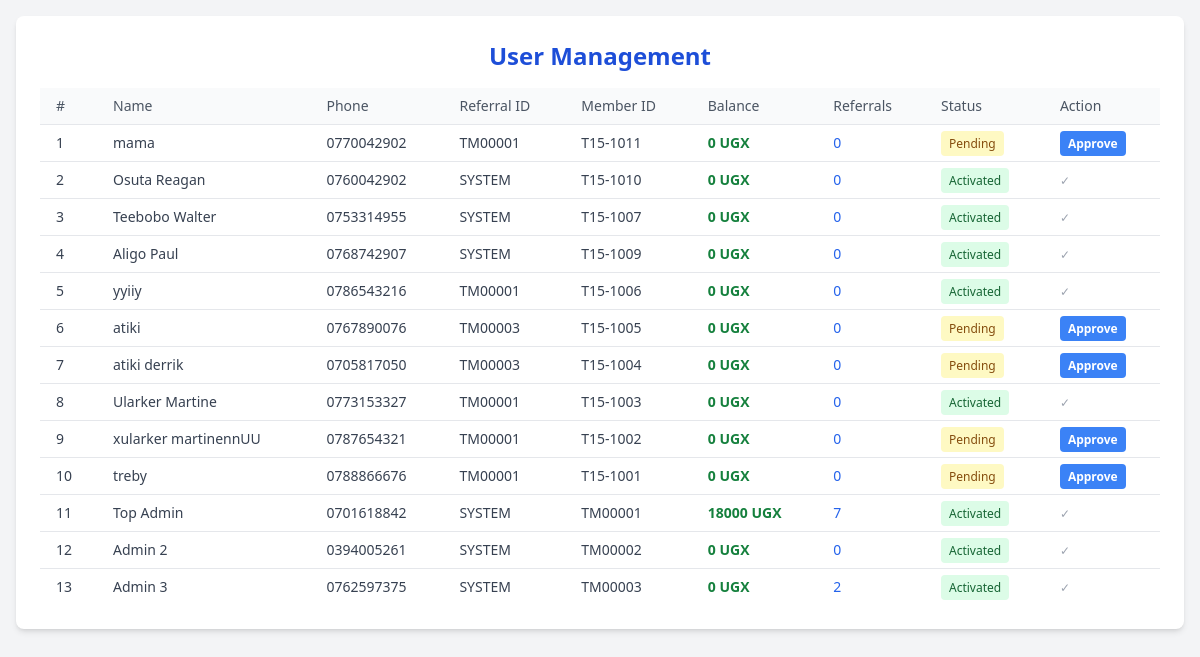
The app's page /admin/user-management (signed in) with its own data.
### tables this page shows
CREATE TABLE users
                     (id INTEGER PRIMARY KEY AUTOINCREMENT,
                      fullname TEXT NOT NULL,
                      phone TEXT NOT NULL UNIQUE,
                      referral_id TEXT NOT NULL,
                      password TEXT NOT NULL,
                      is_active INTEGER DEFAULT 1,
                      balance INTEGER DEFAULT 0,
                      member_id TEXT UNIQUE,
                      registration_date TEXT,
                      activated_by TEXT,
                      activation_date TEXT,
                      is_admin INTEGER DEFAULT 0);

### app.py (the view)
@app.route('/admin/user-management')
@admin_login_required
def admin_user_management():
    with get_db_connection() as conn:
        c = conn.cursor()
        c.execute('''SELECT u.*, COUNT(r.referred_id) as referrals_count
                     FROM users u
                     LEFT JOIN referrals r ON u.id = r.referrer_id
                     GROUP BY u.id
                     ORDER BY u.registration_date DESC''')
        users = c.fetchall()
    return render_template('admin/users.html', users=users)

### app.py (called while the page is built)
def get_db_connection():
    conn = sqlite3.connect('team15.db')
    conn.row_factory = sqlite3.Row
    return conn

def admin_login_required(f):
    @wraps(f)
    def wrapper(*args, **kwargs):
        if 'logged_in' not in session or not session.get('is_admin'):
            flash('Admin access required', 'danger')
            return redirect(url_for('login'))
        return f(*args, **kwargs)
    return wrapper

### templates/admin/users.html (shortened to what this page needs)
<!DOCTYPE html>
<html lang="en">
<head>
  <script src="https://cdn.tailwindcss.com"></script>
</head>
<body class="bg-gray-100 p-4">
  <div class="max-w-7xl mx-auto bg-white shadow-md rounded-lg p-6">
    <h1 class="text-2xl font-bold mb-4 text-center text-blue-700">User Management</h1>
    <div class="overflow-x-auto">
      <table class="min-w-full divide-y divide-gray-200">
        <thead class="bg-gray-50">
          <tr>
            <th class="px-4 py-2 text-left text-sm font-medium text-gray-600">#</th>
            <th class="px-4 py-2 text-left text-sm font-medium text-gray-600">Name</th>
            <th class="px-4 py-2 text-left text-sm font-medium text-gray-600">Phone</th>
            <th class="px-4 py-2 text-left text-sm font-medium text-gray-600">Referral ID</th>
            <th class="px-4 py-2 text-left text-sm font-medium text-gray-600">Member ID</th>
            <th class="px-4 py-2 text-left text-sm font-medium text-gray-600">Balance</th>
            <th class="px-4 py-2 text-left text-sm font-medium text-gray-600">Referrals</th>
            <th class="px-4 py-2 text-left text-sm font-medium text-gray-600">Status</th>
            <th class="px-4 py-2 text-left text-sm font-medium text-gray-600">Action</th>
          </tr>
        </thead>
        <tbody class="bg-white divide-y divide-gray-200">
          {% for user in users %}
          <tr>
            <td class="px-4 py-2 text-sm text-gray-700">{{ loop.index }}</td>
            <td class="px-4 py-2 text-sm text-gray-700">{{ user['fullname'] }}</td>
            <td class="px-4 py-2 text-sm text-gray-700">{{ user['phone'] }}</td>
            <td class="px-4 py-2 text-sm text-gray-700">{{ user['referral_id'] }}</td>
            <td class="px-4 py-2 text-sm text-gray-700">{{ user['member_id'] }}</td>
            <td class="px-4 py-2 text-sm text-green-700 font-semibold">{{ user['balance'] }} UGX</td>
            <td class="px-4 py-2 text-sm text-blue-600">{{ user['referrals_count'] }}</td>
            <td class="px-4 py-2 text-sm">
              {% if user['is_active'] %}
                <span class="bg-green-100 text-green-800 px-2 py-1 rounded text-xs">Activated</span>
              {% else %}
                <span class="bg-yellow-100 text-yellow-800 px-2 py-1 rounded text-xs">Pending</span>
              {% endif %}
            </td>
            <td class="px-4 py-2 text-sm">
              {% if not user['is_active'] %}
                <a href="{{ url_for('admin_activate_user', user_id=user['id']) }}"
                   class="bg-blue-500 hover:bg-blue-700 text-white text-xs font-bold py-1 px-2 rounded">
                  Approve
                </a>
              {% else %}
                <span class="text-gray-400 text-xs">✓</span>
              {% endif %}
            </td>
          </tr>
          {% endfor %}
        </tbody>
      </table>
    </div>
  </div>
</body>
</html>

### records on screen
users: fullname "mama", phone "0770042902", referral_id "TM00001", member_id "T15-1011", balance "0", referrals_count "0", is_active "Pending"
users: fullname "Osuta Reagan", phone "0760042902", referral_id "SYSTEM", member_id "T15-1010", balance "0", referrals_count "0", is_active "Activated"
users: fullname "Teebobo Walter", phone "0753314955", referral_id "SYSTEM", member_id "T15-1007", balance "0", referrals_count "0", is_active "Activated"
users: fullname "Aligo Paul", phone "0768742907", referral_id "SYSTEM", member_id "T15-1009", balance "0", referrals_count "0", is_active "Activated"
users: fullname "yyiiy", phone "0786543216", referral_id "TM00001", member_id "T15-1006", balance "0", referrals_count "0", is_active "Activated"
users: fullname "atiki", phone "0767890076", referral_id "TM00003", member_id "T15-1005", balance "0", referrals_count "0", is_active "Pending"
users: fullname "atiki derrik", phone "0705817050", referral_id "TM00003", member_id "T15-1004", balance "0", referrals_count "0", is_active "Pending"
users: fullname "Ularker Martine", phone "0773153327", referral_id "TM00001", member_id "T15-1003", balance "0", referrals_count "0", is_active "Activated"
users: fullname "xularker martinennUU", phone "0787654321", referral_id "TM00001", member_id "T15-1002", balance "0", referrals_count "0", is_active "Pending"
users: fullname "treby", phone "0788866676", referral_id "TM00001", member_id "T15-1001", balance "0", referrals_count "0", is_active "Pending"
users: fullname "Top Admin", phone "0701618842", referral_id "SYSTEM", member_id "TM00001", balance "18000", referrals_count "7", is_active "Activated"
users: fullname "Admin 2", phone "0394005261", referral_id "SYSTEM", member_id "TM00002", balance "0", referrals_count "0", is_active "Activated"
users: fullname "Admin 3", phone "0762597375", referral_id "SYSTEM", member_id "TM00003", balance "0", referrals_count "2", is_active "Activated"
